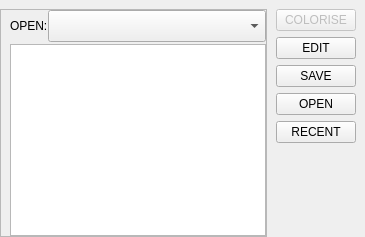
            <widget class="QWidget" name="tab_5">
             <attribute name="title">
              <string>GCODE</string>
             </attribute>
             <layout class="QHBoxLayout" name="horizontalLayout_17">
              <property name="spacing">
               <number>0</number>
              </property>
              <property name="leftMargin">
               <number>0</number>
              </property>
              <property name="topMargin">
               <number>9</number>
              </property>
              <property name="rightMargin">
               <number>0</number>
              </property>
              <property name="bottomMargin">
               <number>0</number>
              </property>
              <item>
               <widget class="QFrame" name="file_frame">
                <property name="frameShape">
                 <enum>QFrame::StyledPanel</enum>
                </property>
                <property name="frameShadow">
                 <enum>QFrame::Raised</enum>
                </property>
                <property name="styleClass" stdset="0">
                 <string>comboFrame</string>
                </property>
                <layout class="QVBoxLayout" name="verticalLayout_8">
                 <property name="spacing">
                  <number>2</number>
                 </property>
                 <property name="leftMargin">
                  <number>9</number>
                 </property>
                 <property name="topMargin">
                  <number>0</number>
                 </property>
                 <property name="rightMargin">
                  <number>0</number>
                 </property>
                 <property name="bottomMargin">
                  <number>0</number>
                 </property>
                 <item>
                  <layout class="QHBoxLayout" name="horizontalLayout_6">
                   <property name="spacing">
                    <number>0</number>
                   </property>
                   <item>
                    <widget class="QLabel" name="label_7">
                     <property name="sizePolicy">
                      <sizepolicy hsizetype="Minimum" vsizetype="Preferred">
                       <horstretch>0</horstretch>
                       <verstretch>0</verstretch>
                      </sizepolicy>
                     </property>
                     <property name="text">
                      <string>OPEN:</string>
                     </property>
                     <property name="styleClass" stdset="0">
                      <string>comboFrame</string>
                     </property>
                    </widget>
                   </item>
                   <item>
                    <widget class="RecentFileComboBox" name="gcode_recentfile">
                     <property name="sizePolicy">
                      <sizepolicy hsizetype="MinimumExpanding" vsizetype="Fixed">
                       <horstretch>0</horstretch>
                       <verstretch>0</verstretch>
                      </sizepolicy>
                     </property>
                     <property name="minimumSize">
                      <size>
                       <width>124</width>
                       <height>32</height>
                      </size>
                     </property>
                     <property name="focusPolicy">
                      <enum>Qt::NoFocus</enum>
                     </property>
                    </widget>
                   </item>
                  </layout>
                 </item>
                 <item>
                  <widget class="GcodeTextEdit" name="gcode_editor">
                   <property name="focusPolicy">
                    <enum>Qt::ClickFocus</enum>
                   </property>
                   <property name="syntaxHighlighting" stdset="0">
                    <bool>true</bool>
                   </property>
                   <property name="readOnly" stdset="0">
                    <bool>true</bool>
                   </property>
                   <property name="currentLineBackground" stdset="0">
                    <color>
                     <red>40</red>
                     <green>40</green>
                     <blue>28</blue>
                    </color>
                   </property>
                   <property name="marginBackground" stdset="0">
                    <color>
                     <red>22</red>
                     <green>22</green>
                     <blue>14</blue>
                    </color>
                   </property>
                   <property name="marginCurrentLineBackground" stdset="0">
                    <color>
                     <red>33</red>
                     <green>33</green>
                     <blue>24</blue>
                    </color>
                   </property>
                  </widget>
                 </item>
                </layout>
               </widget>
              </item>
              <item>
               <widget class="QWidget" name="widget_12" native="true">
                <property name="minimumSize">
                 <size>
                  <width>20</width>
                  <height>20</height>
                 </size>
                </property>
                <layout class="QVBoxLayout" name="verticalLayout_20">
                 <property name="topMargin">
                  <number>0</number>
                 </property>
                 <item>
                  <widget class="ActionButton" name="btn_syntax_highlight">
                   <property name="enabled">
                    <bool>false</bool>
                   </property>
                   <property name="text">
                    <string>COLORISE</string>
                   </property>
                   <property name="checkable">
                    <bool>true</bool>
                   </property>
                  </widget>
                 </item>
                 <item>
                  <widget class="ActionButton" name="btn_edit">
                   <property name="text">
                    <string>EDIT</string>
                   </property>
                   <property name="checkable">
                    <bool>true</bool>
                   </property>
                  </widget>
                 </item>
                 <item>
                  <widget class="ActionButton" name="btn_save">
                   <property name="text">
                    <string>SAVE</string>
                   </property>
                  </widget>
                 </item>
                 <item>
                  <widget class="DialogButton" name="btn_open_dialog">
                   <property name="text">
                    <string>OPEN</string>
                   </property>
                   <property name="dialogName" stdset="0">
                    <string>open_file</string>
                   </property>
                  </widget>
                 </item>
                 <item>
                  <widget class="DialogButton" name="dialogbutton_2">
                   <property name="text">
                    <string>RECENT</string>
                   </property>
                   <property name="dialogName" stdset="0">
                    <string>recent_files</string>
                   </property>
                  </widget>
                 </item>
                 <item>
                  <spacer name="verticalSpacer">
                   <property name="orientation">
                    <enum>Qt::Vertical</enum>
                   </property>
                   <property name="sizeHint" stdset="0">
                    <size>
                     <width>20</width>
                     <height>40</height>
                    </size>
                   </property>
                  </spacer>
                 </item>
                </layout>
               </widget>
              </item>
             </layout>
            </widget>
